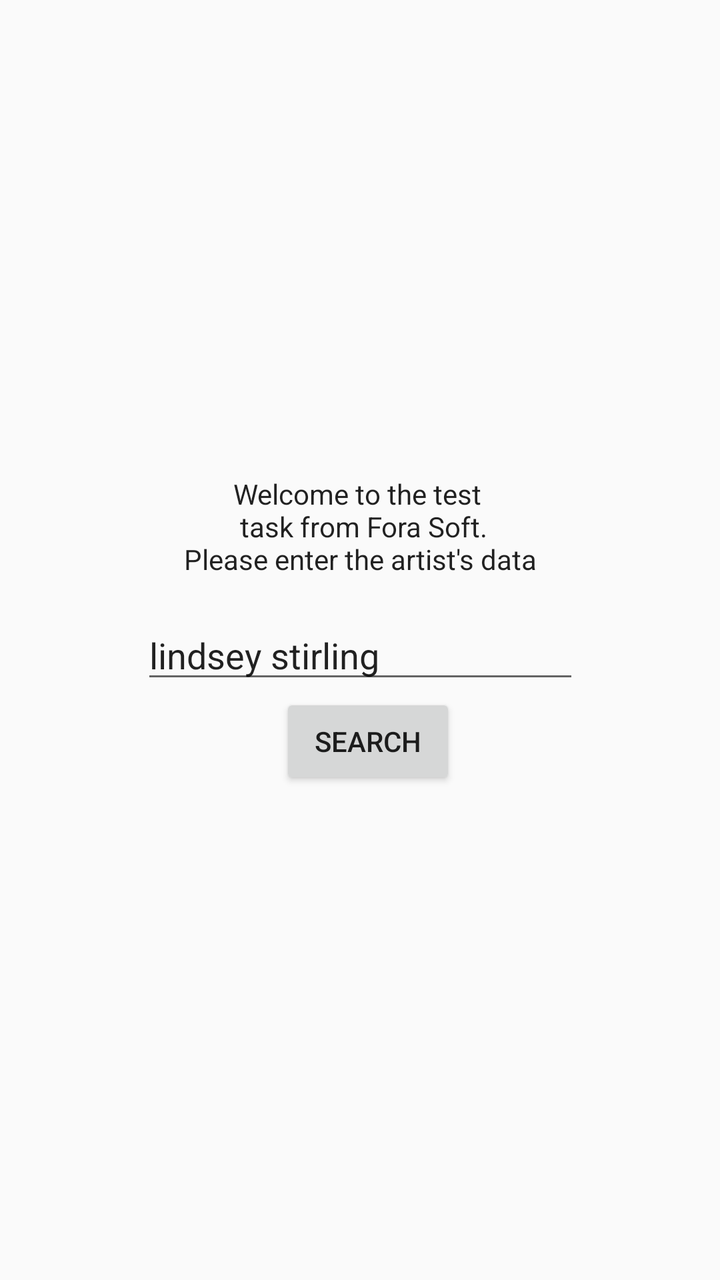
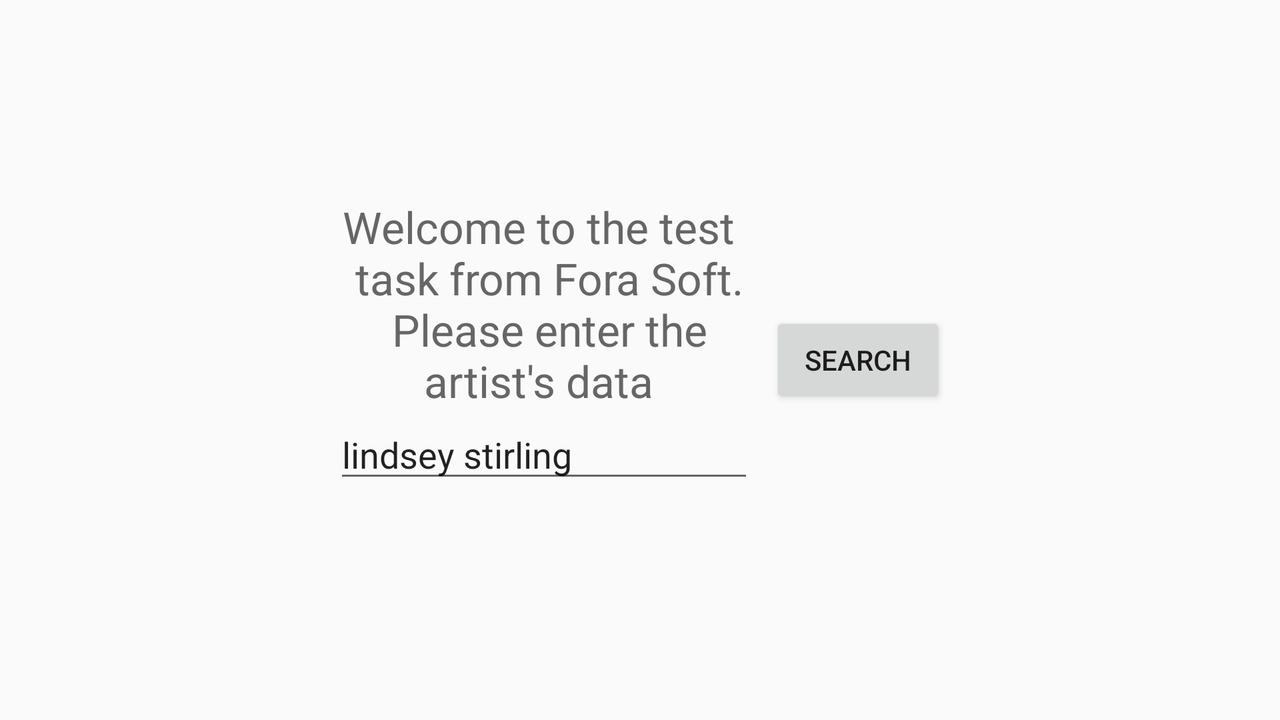

An Android layout and its configuration variant, each rendered on a device that would load it. The default file and the variant file are quoted in full after the pictures.
<!-- AndroidManifest.xml: application theme AppTheme -->
<!-- res/layout/activity_main.xml -->
<?xml version="1.0" encoding="utf-8"?>
<android.support.constraint.ConstraintLayout xmlns:android="http://schemas.android.com/apk/res/android"
    xmlns:app="http://schemas.android.com/apk/res-auto"
    xmlns:tools="http://schemas.android.com/tools"
    android:id="@+id/constraintLayout"
    android:layout_width="match_parent"
    android:layout_height="match_parent"
    tools:context=".MainActivity">

    <LinearLayout
        android:id="@+id/mainLinearLayout"
        android:layout_width="wrap_content"
        android:layout_height="wrap_content"
        android:orientation="vertical"
        app:layout_constraintBottom_toBottomOf="parent"
        app:layout_constraintEnd_toEndOf="parent"
        app:layout_constraintStart_toStartOf="parent"
        app:layout_constraintTop_toTopOf="parent">

        <LinearLayout
            android:id="@+id/linearLayoutText"
            android:layout_width="match_parent"
            android:layout_height="match_parent"
            android:gravity="center"
            android:orientation="vertical"
            app:layout_constraintBottom_toBottomOf="parent"
            app:layout_constraintEnd_toEndOf="parent"
            app:layout_constraintStart_toStartOf="parent"
            app:layout_constraintTop_toTopOf="parent">

            <TextView
                android:id="@+id/textView"
                android:layout_width="wrap_content"
                android:layout_height="wrap_content"
                android:layout_weight="1"
                android:gravity="center"
                android:text="@string/greeting"
                android:textAppearance="@style/TextAppearance.AppCompat" />

            <EditText
                android:id="@+id/nameArtist"
                android:layout_width="match_parent"
                android:layout_height="wrap_content"
                android:layout_weight="1"
                android:ems="10"
                android:hint="@string/name_artist"
                android:inputType="textPersonName"
                android:text="@string/lindsey_stirling" />

        </LinearLayout>

        <LinearLayout
            android:id="@+id/linearLayoutButton"
            android:layout_width="195dp"
            android:layout_height="match_parent"
            android:layout_marginBottom="8dp"
            android:layout_marginEnd="8dp"
            android:layout_marginLeft="16dp"
            android:layout_marginRight="8dp"
            android:layout_marginStart="16dp"
            android:gravity="center"
            android:orientation="vertical"
            app:layout_constraintBottom_toBottomOf="parent"
            app:layout_constraintEnd_toEndOf="parent"
            app:layout_constraintStart_toStartOf="parent"
            app:layout_constraintTop_toBottomOf="@+id/linearLayoutText">

            <Button
                android:id="@+id/button"
                android:layout_width="wrap_content"
                android:layout_height="wrap_content"
                android:text="@string/search" />
        </LinearLayout>
    </LinearLayout>

</android.support.constraint.ConstraintLayout>
<!-- resources referenced by this layout -->
<resources>
  <string name="greeting">Welcome to the test \n task from Fora Soft.\n Please enter the artist's data \n</string>
  <string name="lindsey_stirling">lindsey stirling</string>
  <string name="name_artist">Name Artist or Band</string>
  <string name="search">Search</string>
  <style name="AppTheme" parent="Theme.AppCompat.Light.DarkActionBar">
          
          <item name="colorPrimary">@color/colorPrimary</item>
          <item name="colorPrimaryDark">@color/colorPrimaryDark</item>
          <item name="colorAccent">@color/colorAccent</item>
      </style>
  <color name="colorPrimary">#3F51B5</color>
  <color name="colorPrimaryDark">#303F9F</color>
  <color name="colorAccent">#FF4081</color>
</resources>
<!-- res/layout-land/activity_main.xml (the repository's variant of the layout above) -->
<!-- drawn on the phone turned sideways -->
<?xml version="1.0" encoding="utf-8"?>
<LinearLayout
    xmlns:android="http://schemas.android.com/apk/res/android"
    xmlns:tools="http://schemas.android.com/tools"
    android:orientation="horizontal"
    android:gravity="center"
    android:layout_width="match_parent"
    android:layout_height="match_parent"
    tools:context=".MainActivity">

    <LinearLayout
        android:layout_width="wrap_content"
        android:layout_height="wrap_content"
        android:gravity="center"
        android:orientation="vertical" >

        <TextView
            style="@style/TextMainMenu"
            android:id="@+id/textView"
            android:layout_width="match_parent"
            android:layout_height="wrap_content"
            android:layout_weight="1"
            android:gravity="center"
            android:text="@string/greeting" />

        <EditText
            android:id="@+id/nameArtist"
            android:layout_width="wrap_content"
            android:layout_height="wrap_content"
            android:layout_marginBottom="15dp"
            android:layout_weight="1"
            android:ems="10"
            android:hint="@string/name_artist"
            android:inputType="textPersonName"
            android:text="@string/lindsey_stirling" />
    </LinearLayout>

    <Button
        android:id="@+id/button"
        android:layout_width="wrap_content"
        android:layout_height="wrap_content"
        android:layout_marginBottom="8dp"
        android:layout_marginLeft="8dp"
        android:layout_marginStart="8dp"
        android:layout_marginTop="8dp"
        android:text="@string/search" />

</LinearLayout>
<!-- resources referenced by the variant -->
<!-- as the phone turned sideways resolves them -->
<resources>
  <string name="greeting">Welcome to the test \n task from Fora Soft.\n Please enter the artist's data \n</string>
  <string name="lindsey_stirling">lindsey stirling</string>
  <string name="name_artist">Name Artist or Band</string>
  <string name="search">Search</string>
  <style name="TextMainMenu" parent="TextAppearance.AppCompat.Large">
          <item name="android:gravity">center</item>
          <item name="android:textColor">#666</item>
      </style>
  <style name="AppTheme" parent="Theme.AppCompat.Light.DarkActionBar">
          
          <item name="colorPrimary">@color/colorPrimary</item>
          <item name="colorPrimaryDark">@color/colorPrimaryDark</item>
          <item name="colorAccent">@color/colorAccent</item>
      </style>
  <color name="colorPrimary">#3F51B5</color>
  <color name="colorPrimaryDark">#303F9F</color>
  <color name="colorAccent">#FF4081</color>
</resources>
